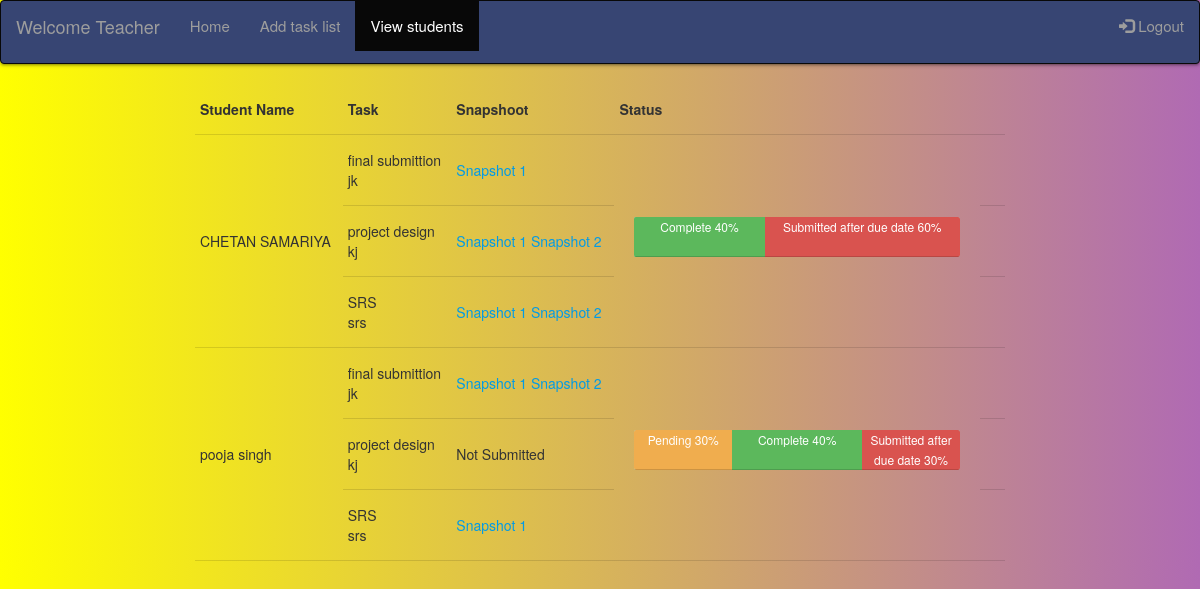
Screenshot of /viewtasks.php (signed in) with the database file from the repository.
### tables this page shows
CREATE TABLE `studentprofile` (
  `FirstName` varchar(20) NOT NULL,
  `Last` varchar(20) NOT NULL,
  `Gender` varchar(10) NOT NULL,
  `Address` varchar(150) NOT NULL,
  `Photo` varchar(20) NOT NULL,
  `mobile` varchar(10) NOT NULL,
  `Father` varchar(20) NOT NULL,
  `UserID` varchar(29) NOT NULL,
  `Department` varchar(11) NOT NULL,
  `Semester` varchar(11) NOT NULL,
  `Active` int(1) NOT NULL,
  `extra1` varchar(10) NOT NULL,
  `extra2` varchar(10) NOT NULL
);

CREATE TABLE `projectdetail` (
  `projectID` int(11) NOT NULL,
  `projectName` varchar(60) NOT NULL,
  `teacherID` varchar(50) NOT NULL,
  `ProjectDescription` varchar(200) NOT NULL,
  `LastDate` date NOT NULL,
  `pot` int(11) NOT NULL
);

CREATE TABLE `tskattch` (
  `attid` int(11) NOT NULL,
  `projectid` varchar(50) NOT NULL,
  `studentid` varchar(50) NOT NULL,
  `atfilen` varchar(200) NOT NULL,
  `date` datetime NOT NULL DEFAULT CURRENT_TIMESTAMP
);

### viewtasks.php (the view, shortened to what this page needs)
<!DOCTYPE html>
<html lang="en">
  <head>
   <html lang="en">
<head>
  <link rel="stylesheet" href="https://maxcdn.bootstrapcdn.com/bootstrap/3.4.0/css/bootstrap.min.css">
  <link rel="stylesheet" href="./assets/css/main.css">
  <link rel="stylesheet" href="./assets/materialize.min.css">
  <link rel="stylesheet" href="https://cdnjs.cloudflare.com/ajax/libs/materialize/1.0.0/css/materialize.min.css">
  </head>
<body style="background-image: linear-gradient(to right,yellow, #b06ab3);">
<nav class="navbar navbar-inverse">
  <div class="container-fluid">
    <div class="navbar-header">
      <a class="navbar-brand" href="#">Welcome Teacher</a>
    </div>
    <ul class="nav navbar-nav">
      <li class=""><a href="teacherhome.php">Home</a></li>
      <li class=""><a href="addtasklist.php">Add task list </a></li>
      <li class="active"><a href="viewtasks.php">View students</a></li>
    </ul>
    <ul class="nav navbar-nav navbar-right">
   <li><a href="Logout.php"><span class="glyphicon glyphicon-log-in"></span> Logout</a></li>
    </ul>
</div>
</nav>
</body>
</html>
<html>
<body>
<div class="container">
<form method="post" name="tskst">
     <table>
        <thead>
          <tr>
              <th>Student Name</th>
              <th>Task</th>
              <th>Snapshoot</th>
              <th>Status</th>
              <th>&nbsp;</th>
  <th></th>
          </tr>
        </thead>
        <?php
         $uid=$_SESSION["name"];
            include("dbconnection.php");
            $query="select a.*,b.FirstName,b.Last from `assign` a,studentprofile b WHERE a.`studentID`=b.userid and teacherID='".$uid."'";
        $rs=mysqli_query($con,$query);
        if(mysqli_num_rows($rs)>0)
            {
          while($data=mysqli_fetch_array($rs))
          {
            $query1="select DISTINCT(b.projectID), b.projectName,b.`ProjectDescription` from `projectconfig` a, projectdetail b WHERE a.`projectid`=b.projectID and a.teacherid='".$uid."'";
            $rs1=mysqli_query($con,$query1);
            if(mysqli_num_rows($rs1)>0)
              {
                $i=1;
              while($data1=mysqli_fetch_array($rs1))
              {
                $x=1;
                if($i==1){
          ?>
              <tr>
                <td rowspan=<?php echo mysqli_num_rows($rs1)?>><?php echo $data["FirstName"]." ".$data["Last"]?></td>
                <td><?php echo $data1["projectName"]?><br><?php echo $data1["ProjectDescription"]?><br><?php echo $data1["LastDate"]?></td>
                <td><?php
                      $query2="select * from tskattch where projectid=".$data1["projectID"]." and studentid='".$data["studentID"]."'";
                        $rs2=mysqli_query($con,$query2);
                        if(mysqli_num_rows($rs2)>0)
                          {
                            while($data2=mysqli_fetch_array($rs2))
                            {
                            ?>
                            <a href="<?php echo $data2["atfilen"];?>">Snapshot <?php echo $x;?></a>
                            <?php
                            $x=$x+1;
                            }
                          }
                          else
                            echo "Not Submitted";
                            ?>
                </td>
                <td rowspan=<?php echo mysqli_num_rows($rs1)?>>
                  <?php
                      $qup="select sum(status) as status, sum(pot) as pot from `projectconfig` a, projectdetail b WHERE a.`projectid`=b.projectID and a.studentid='".$data["studentID"]."'";
                        $rsp=mysqli_query($con,$qup);
                        if(mysqli_num_rows($rsp)>0)
                          {
                            while($dtp=mysqli_fetch_array($rsp))
                            {
                              $nn=0;
                              $qnt="SELECT DISTINCT(a.projectID),b.pot FROM tskattch a,projectdetail b WHERE a.projectid=b.projectid and date(a.date)>date(b.lastdate) and a.studentid='".$data["studentID"]."'";
                              $rst=mysqli_query($con,$qnt);
                              if(mysqli_num_rows($rst)>0)
                                {
                                  while($dtt=mysqli_fetch_array($rst))
                                  {
                                    $nn=$nn+$dtt["pot"];
                                  }
                                }
                                $nr=$nn;
                            $pr=$dtp["status"]-$nr;
                            $pd=$dtp["pot"]-$dtp["status"];
                            }
                          }
                          ?>
                        <div class="container" style="width: 100%">
                          <div class="progress" style="height: 40px;width: 100%">
                            <div class="progress-bar progress-bar-warning" role="progressbar" style="width:<?php echo $pd?>%;">
                              Pending <?php echo $pd?>%
                            </div>
                            <div class="progress-bar progress-bar-success" role="progressbar" style="width:<?php echo $pr?>%">
                              Complete <?php echo $pr?>%
                            </div>
                            <div class="progress-bar progress-bar-danger" role="progressbar" style="width:<?php echo $nr?>%">
                              Submitted after due date <?php echo $nr?>%
                            </div>
                          </div>
                        </div>
                  </td>
              </tr>
              <?php
          }
          else
          {
            ?>
          <tr>
                <td><?php echo $data1["projectName"]?><br><?php echo $data1["ProjectDescription"]?><br><?php echo $data1["LastDate"]?></td>
                <td>
                  <?php
                    $query3="select * from tskattch where projectid=".$data1["projectID"]." and studentid='".$data["studentID"]."'";
                      $rs3=mysqli_query($con,$query3);
                      if(mysqli_num_rows($rs3)>0)
                        {
                          while($data3=mysqli_fetch_array($rs3))
                          {
                  ?>
                  <a href="<?php echo $data3["atfilen"];?>">Snapshot <?php echo $x;?></a>
                  <?php
                  $x=$x+1;
                  }
                }
                else
                  echo "Not Submitted";
                  ?>
                </td>
              </tr>
          <?php
          }
          $i=$i+1;
          }
          }
          }
        }
    ?>
      </table>
</form>
 </div>
</body>
</html>

### assets/css/main.css (style rules this page uses)
nav { background-color: #374573 !important; }

### rows the page displays
projectdetail: projectName "final submittion", ProjectDescription "jk", pr "40", nr "60", pd "30", nr "30"
studentprofile: FirstName "CHETAN", Last "SAMARIYA"
projectdetail: projectName "project design", ProjectDescription "kj", shows "Not Submitted"
projectdetail: projectName "SRS", ProjectDescription "srs"
studentprofile: FirstName "pooja", Last "singh"
